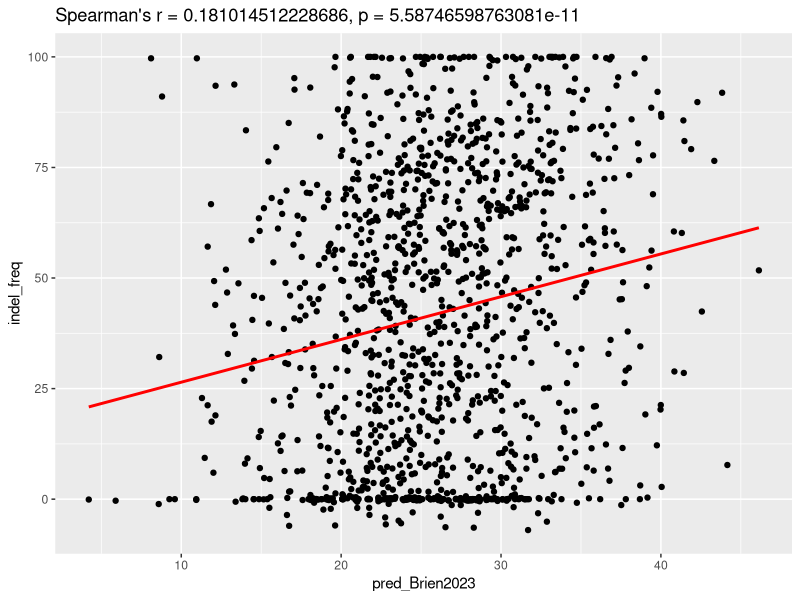

Reproduce this figure in R.
# draw scatter plot of predicted indel freq against the experimentally measured indel freq

library(openxlsx)
library(dplyr)
library(ggplot2)

df <- read.xlsx('Evalulation_Brien2023.xlsx')

# ================ Brien2023 =================
df.comp.brien <- select(df, c(pred_Brien2023, indel_freq))

p.brien <- ggplot(data = df.comp.brien, aes(x = pred_Brien2023, y = indel_freq)) +
  geom_point()

# Add a linear regression line to the plot
p.brien <- p.brien + geom_smooth(method = "lm", se = FALSE, color = "red")

# Calculate Spearman correlation and p-value
spearman.corr<- cor.test(df.comp.brien$pred_Brien2023, df.comp.brien$indel_freq, method = "spearman")

spearman.brien <- spearman.corr$estimate
pvalue.brien <- spearman.corr$p.value


# Add the correlation and p-value to the plot
p.brien <- p.brien + labs(title = paste0("Spearman's r = ", spearman.brien, ", p = ", pvalue.brien))

# Display the plot
pdf("scatter_brien2023.pdf")
print(p.brien)
dev.off()